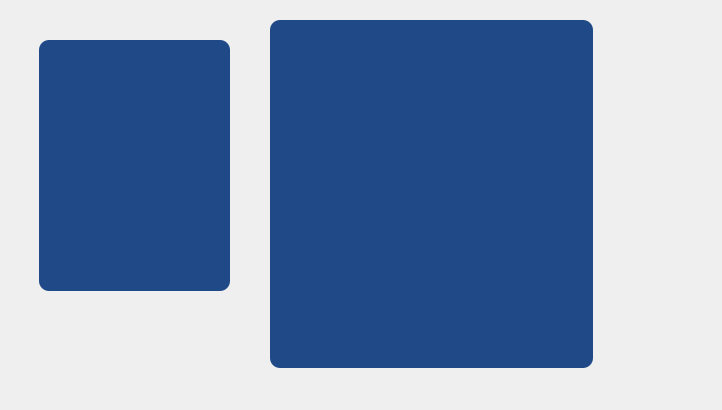
<?xml version="1.0" encoding="UTF-8"?>
<ui version="4.0">
 <class>VehicleDataWgt</class>
 <widget class="QWidget" name="VehicleDataWgt">
  <property name="geometry">
   <rect>
    <x>0</x>
    <y>0</y>
    <width>722</width>
    <height>410</height>
   </rect>
  </property>
  <property name="windowTitle">
   <string>Form</string>
  </property>
  <widget class="TGFrame" name="Title" native="true">
   <property name="geometry">
    <rect>
     <x>30</x>
     <y>20</y>
     <width>651</width>
     <height>361</height>
    </rect>
   </property>
   <widget class="QFrame" name="frame_dash_board">
    <property name="geometry">
     <rect>
      <x>240</x>
      <y>0</y>
      <width>323</width>
      <height>348</height>
     </rect>
    </property>
    <property name="sizePolicy">
     <sizepolicy hsizetype="Minimum" vsizetype="Fixed">
      <horstretch>0</horstretch>
      <verstretch>0</verstretch>
     </sizepolicy>
    </property>
    <property name="minimumSize">
     <size>
      <width>0</width>
      <height>0</height>
     </size>
    </property>
    <property name="maximumSize">
     <size>
      <width>323</width>
      <height>348</height>
     </size>
    </property>
    <property name="autoFillBackground">
     <bool>false</bool>
    </property>
    <property name="styleSheet">
     <string notr="true">QFrame#frame_dash_board
{
border-image: url(:/resource/icon/fengexian.png);
background-color: rgb(32, 74, 135);
border-radius:10px;
}
</string>
    </property>
    <property name="frameShape">
     <enum>QFrame::StyledPanel</enum>
    </property>
    <property name="frameShadow">
     <enum>QFrame::Raised</enum>
    </property>
    <layout class="QGridLayout" name="gridLayout_4" rowstretch="0">
     <property name="leftMargin">
      <number>0</number>
     </property>
     <property name="topMargin">
      <number>0</number>
     </property>
     <property name="rightMargin">
      <number>0</number>
     </property>
     <property name="bottomMargin">
      <number>0</number>
     </property>
     <property name="spacing">
      <number>0</number>
     </property>
     <item row="0" column="0">
      <layout class="QGridLayout" name="gridLayout_3">
       <item row="0" column="0">
        <widget class="QLabel" name="lowBeam">
         <property name="text">
          <string/>
         </property>
         <property name="alignment">
          <set>Qt::AlignCenter</set>
         </property>
        </widget>
       </item>
       <item row="0" column="1">
        <widget class="QLabel" name="highBeam">
         <property name="text">
          <string/>
         </property>
         <property name="alignment">
          <set>Qt::AlignCenter</set>
         </property>
        </widget>
       </item>
       <item row="0" column="2">
        <widget class="QLabel" name="emergencyFlash">
         <property name="text">
          <string/>
         </property>
         <property name="alignment">
          <set>Qt::AlignCenter</set>
         </property>
        </widget>
       </item>
       <item row="1" column="0">
        <widget class="QLabel" name="forwardLeft">
         <property name="text">
          <string/>
         </property>
         <property name="alignment">
          <set>Qt::AlignCenter</set>
         </property>
        </widget>
       </item>
       <item row="1" column="1">
        <widget class="QLabel" name="sideLamp">
         <property name="text">
          <string/>
         </property>
         <property name="alignment">
          <set>Qt::AlignCenter</set>
         </property>
        </widget>
       </item>
       <item row="1" column="2">
        <widget class="QLabel" name="forwardRight">
         <property name="text">
          <string/>
         </property>
         <property name="alignment">
          <set>Qt::AlignCenter</set>
         </property>
        </widget>
       </item>
       <item row="2" column="0">
        <widget class="QLabel" name="exhaustBrake">
         <property name="text">
          <string/>
         </property>
         <property name="alignment">
          <set>Qt::AlignCenter</set>
         </property>
        </widget>
       </item>
       <item row="2" column="1">
        <widget class="QLabel" name="tirePressureWarning">
         <property name="text">
          <string/>
         </property>
         <property name="alignment">
          <set>Qt::AlignCenter</set>
         </property>
        </widget>
       </item>
       <item row="2" column="2">
        <widget class="QLabel" name="bucketCtrl">
         <property name="text">
          <string/>
         </property>
         <property name="alignment">
          <set>Qt::AlignCenter</set>
         </property>
        </widget>
       </item>
      </layout>
     </item>
    </layout>
   </widget>
   <widget class="QFrame" name="frame_info">
    <property name="geometry">
     <rect>
      <x>9</x>
      <y>20</y>
      <width>191</width>
      <height>251</height>
     </rect>
    </property>
    <property name="sizePolicy">
     <sizepolicy hsizetype="Preferred" vsizetype="Preferred">
      <horstretch>0</horstretch>
      <verstretch>0</verstretch>
     </sizepolicy>
    </property>
    <property name="styleSheet">
     <string notr="true">QFrame#frame_info{
background-color: rgb(32, 74, 135);
border-radius:10px;
}
</string>
    </property>
    <property name="frameShape">
     <enum>QFrame::StyledPanel</enum>
    </property>
    <property name="frameShadow">
     <enum>QFrame::Raised</enum>
    </property>
    <layout class="QGridLayout" name="gridLayout_2">
     <item row="1" column="0">
      <widget class="RingDialPro" name="widget_Coolant_temperature" native="true">
       <property name="sizePolicy">
        <sizepolicy hsizetype="Preferred" vsizetype="Preferred">
         <horstretch>0</horstretch>
         <verstretch>0</verstretch>
        </sizepolicy>
       </property>
      </widget>
     </item>
     <item row="1" column="1">
      <widget class="RingDialPro" name="widget_coolant_level" native="true">
       <property name="sizePolicy">
        <sizepolicy hsizetype="Preferred" vsizetype="Preferred">
         <horstretch>0</horstretch>
         <verstretch>0</verstretch>
        </sizepolicy>
       </property>
      </widget>
     </item>
     <item row="0" column="1">
      <widget class="RingDialPro" name="widget_oil_pressure" native="true">
       <property name="sizePolicy">
        <sizepolicy hsizetype="Preferred" vsizetype="Preferred">
         <horstretch>0</horstretch>
         <verstretch>0</verstretch>
        </sizepolicy>
       </property>
      </widget>
     </item>
     <item row="0" column="0">
      <widget class="RingDialPro" name="widget_oil_volume" native="true">
       <property name="sizePolicy">
        <sizepolicy hsizetype="Preferred" vsizetype="Preferred">
         <horstretch>0</horstretch>
         <verstretch>0</verstretch>
        </sizepolicy>
       </property>
      </widget>
     </item>
    </layout>
   </widget>
  </widget>
 </widget>
 <customwidgets>
  <customwidget>
   <class>TGFrame</class>
   <extends>QWidget</extends>
   <header>Component/TGFrame.h</header>
   <container>1</container>
  </customwidget>
  <customwidget>
   <class>RingDialPro</class>
   <extends>QWidget</extends>
   <header>Component/RingDialPro.h</header>
   <container>1</container>
  </customwidget>
 </customwidgets>
 <resources/>
 <connections/>
</ui>
